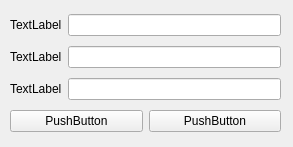
<?xml version="1.0" encoding="UTF-8"?>
<ui version="4.0">
 <class>Form_tab</class>
 <widget class="QWidget" name="Form_tab">
  <property name="geometry">
   <rect>
    <x>0</x>
    <y>0</y>
    <width>293</width>
    <height>147</height>
   </rect>
  </property>
  <property name="windowTitle">
   <string>Form</string>
  </property>
  <widget class="QWidget" name="">
   <property name="geometry">
    <rect>
     <x>10</x>
     <y>10</y>
     <width>271</width>
     <height>128</height>
    </rect>
   </property>
   <layout class="QVBoxLayout" name="verticalLayout">
    <item>
     <layout class="QHBoxLayout" name="horizontalLayout">
      <item>
       <widget class="QLabel" name="label">
        <property name="text">
         <string>TextLabel</string>
        </property>
       </widget>
      </item>
      <item>
       <widget class="QLineEdit" name="lineEdit"/>
      </item>
     </layout>
    </item>
    <item>
     <layout class="QHBoxLayout" name="horizontalLayout_2">
      <item>
       <widget class="QLabel" name="label_2">
        <property name="text">
         <string>TextLabel</string>
        </property>
       </widget>
      </item>
      <item>
       <widget class="QLineEdit" name="lineEdit_2"/>
      </item>
     </layout>
    </item>
    <item>
     <layout class="QHBoxLayout" name="horizontalLayout_3">
      <item>
       <widget class="QLabel" name="label_3">
        <property name="text">
         <string>TextLabel</string>
        </property>
       </widget>
      </item>
      <item>
       <widget class="QLineEdit" name="lineEdit_3"/>
      </item>
     </layout>
    </item>
    <item>
     <layout class="QHBoxLayout" name="horizontalLayout_4">
      <item>
       <widget class="QPushButton" name="pushButton">
        <property name="text">
         <string>PushButton</string>
        </property>
       </widget>
      </item>
      <item>
       <widget class="QPushButton" name="pushButton_2">
        <property name="text">
         <string>PushButton</string>
        </property>
       </widget>
      </item>
     </layout>
    </item>
   </layout>
  </widget>
 </widget>
 <resources/>
 <connections/>
</ui>
